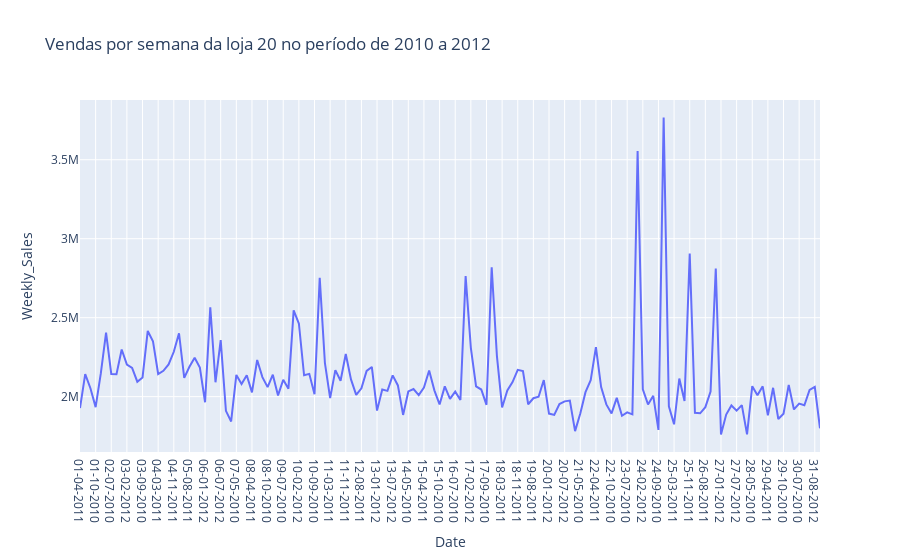

The code cell stored with this chart in its notebook:
### Code cell
# a loja com maior venda acumulada é a 20
# filtrando a loja 20
loja20 = walmart[walmart['Store'] == 20]
# calculando a média de vendas semanais
media_venda_semanal = loja20['Weekly_Sales'].mean()
# calculando a quantidade de semanas que a loja 20 teve vendas acima da média
loja20[loja20['Weekly_Sales'] > media_venda_semanal].count()
# a loja 20 teve 52 semanas com vendas acima da média
# exibir Weeks com vendas acima da média
loja20[loja20['Weekly_Sales'] > media_venda_semanal]
# exibir Weeks com vendas abaixo da média
loja20[loja20['Weekly_Sales'] < media_venda_semanal]
# exibir Weeks com vendas iguais a média
loja20[loja20['Weekly_Sales'] == media_venda_semanal]
# arreranjar os dados para plotar o gráfico
loja20 = loja20.sort_values(by='Date')
# plotar o gráfico
fig = ex.line(loja20, x='Date', y='Weekly_Sales', title='Vendas por semana da loja 20 no período de 2010 a 2012')
fig.show()

### Figure 1 — Plotly figure (JSON) as saved in the notebook; plotly's stock layout.template omitted (floating-point values rounded to 4 significant figures; data arrays with more than 128 entries replaced by an {"elided": "..."} marker saying what was removed)
{"data": [{"hovertemplate": "Date=%{x}<br>Weekly_Sales=%{y}<extra></extra>", "legendgroup": "", "line": {"color": "#636efa", "dash": "solid"}, "marker": {"symbol": "circle"}, "mode": "lines", "name": "", "orientation": "v", "showlegend": false, "type": "scatter", "x": {"elided": "143 str values"}, "xaxis": "x", "y": {"elided": "143 float values"}, "yaxis": "y"}], "layout": {"legend": {"tracegroupgap": 0}, "title": {"text": "Vendas por semana da loja 20 no período de 2010 a 2012"}, "xaxis": {"anchor": "y", "domain": [0, 1], "title": {"text": "Date"}}, "yaxis": {"anchor": "x", "domain": [0, 1], "title": {"text": "Weekly_Sales"}}}}
